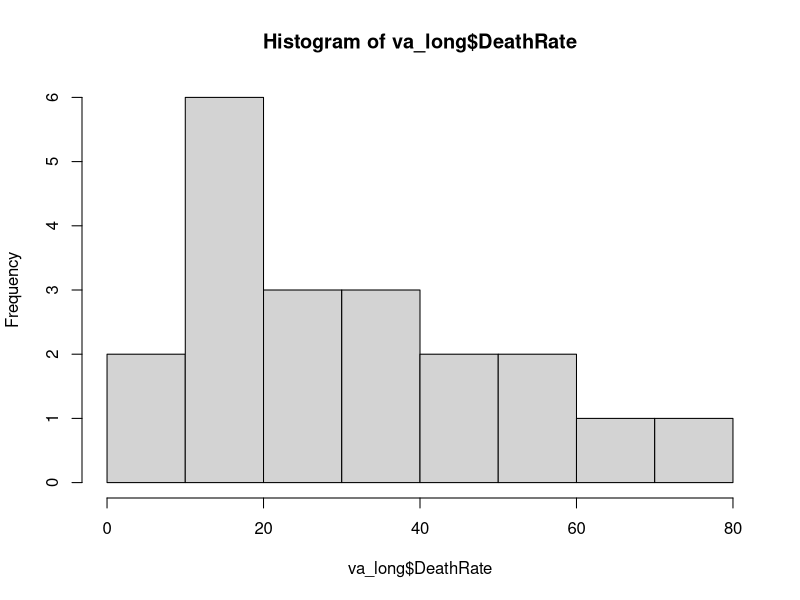
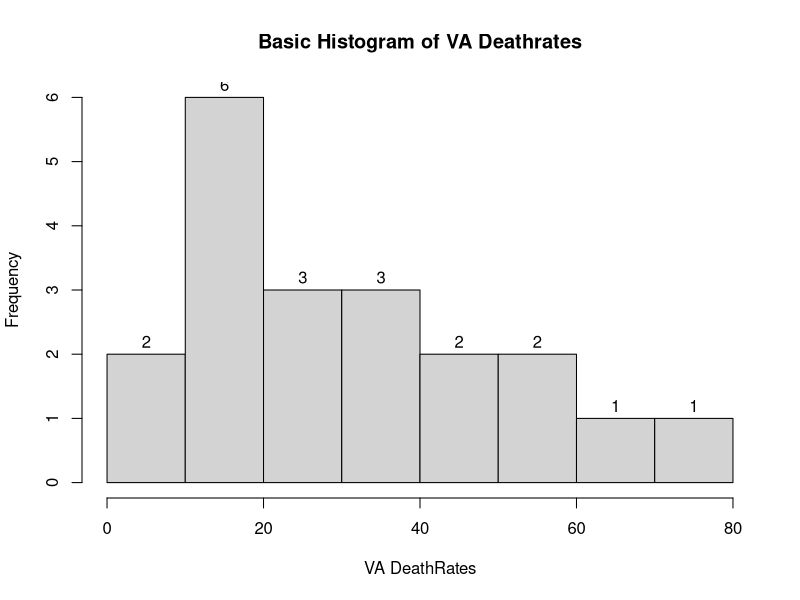
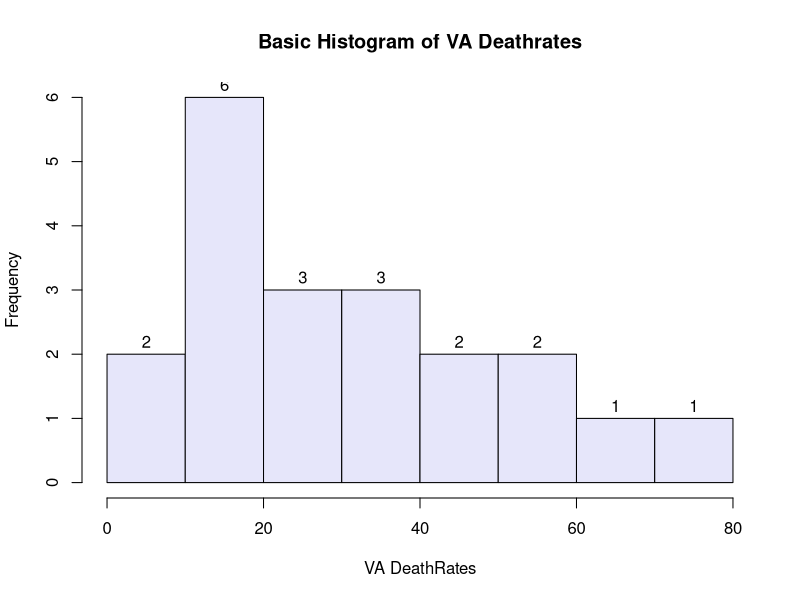
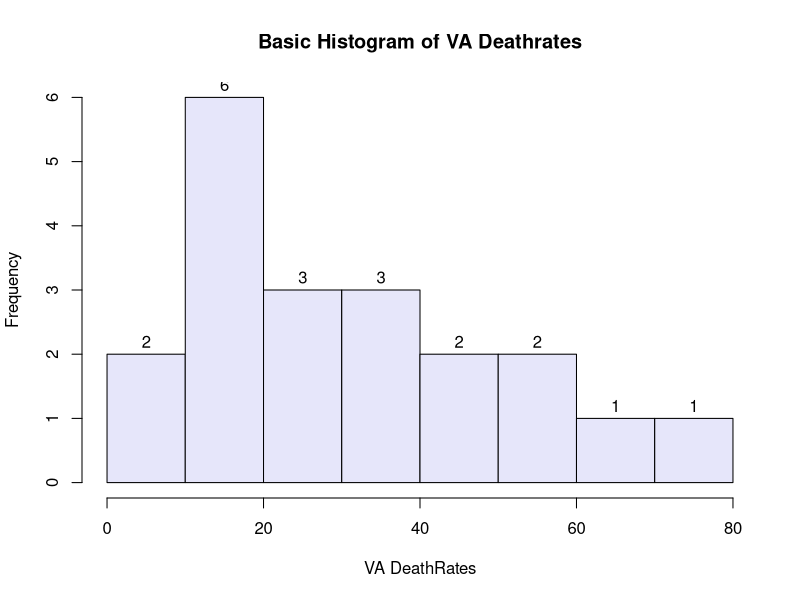
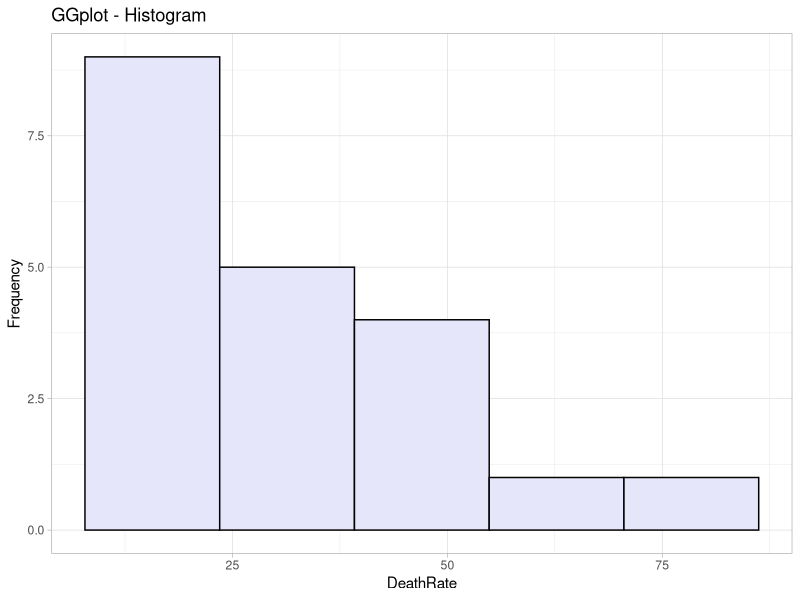

Recreate these plots in R, in order.
#accessing info about the datset
?VADeaths

#checking the type of dataset
class(VADeaths)

#accessing help for unknown functions or classes
help(class)

#converting given dataset into a dataframe
va_df <- as.data.frame(VADeaths)

#to confirm if it is converted into a dataframe
class(va_df)

help("data.frame")

#Creating the view of the datset in the form of a table
View(va_df)

#creating a new column in the dataframe 
va_df$AgeGroups <- row.names(VADeaths)
View(va_df)
va_df

#changing the data into "Long" format using "reshape" function
va_long = reshape(va_df,
                  direction = "long",
                  varying = colnames(VADeaths),
                  v.names = "DeathRate",
                  timevar = "Population",
                  times = colnames(VADeaths)
                  )

View(va_long)

#building a basic histogram
hist(va_long$DeathRate)

#changing the title and labels
hist(va_long$DeathRate,
     main = "Basic Histogram of VA Deathrates",
     xlab = "VA DeathRates",
     ylab = "Frequency",
     labels = TRUE,
)

#changing the color and border of histogram
hist(va_long$DeathRate,
     main = "Basic Histogram of VA Deathrates",
     xlab = "VA DeathRates",
     ylab = "Frequency",
     labels = TRUE,
     col = "lavender",
     border = "black",
    # xlim = c(-80,80)
    )

#changing the number of bins / bin - width
hist(va_long$DeathRate,
     breaks = 5,
     main = "Basic Histogram of VA Deathrates",
     xlab = "VA DeathRates",
     ylab = "Frequency",
     labels = TRUE,
     col = "lavender",
     border = "black",
     # xlim = c(-80,80)
)

#data
#aesthetics
#geometrics
#facets
#statistics
#coordinates
#themes
#labels

library(ggplot2)
ggplot(
  va_long,
  aes(x=DeathRate)
)+
  geom_histogram(
    bins = 5,
    fill = "lavender",
    col = "black"
  )+
  labs( 
    title = "GGplot - Histogram",
    y = "Frequency")+
  #facet_wrap(~Population)
  theme_light()
